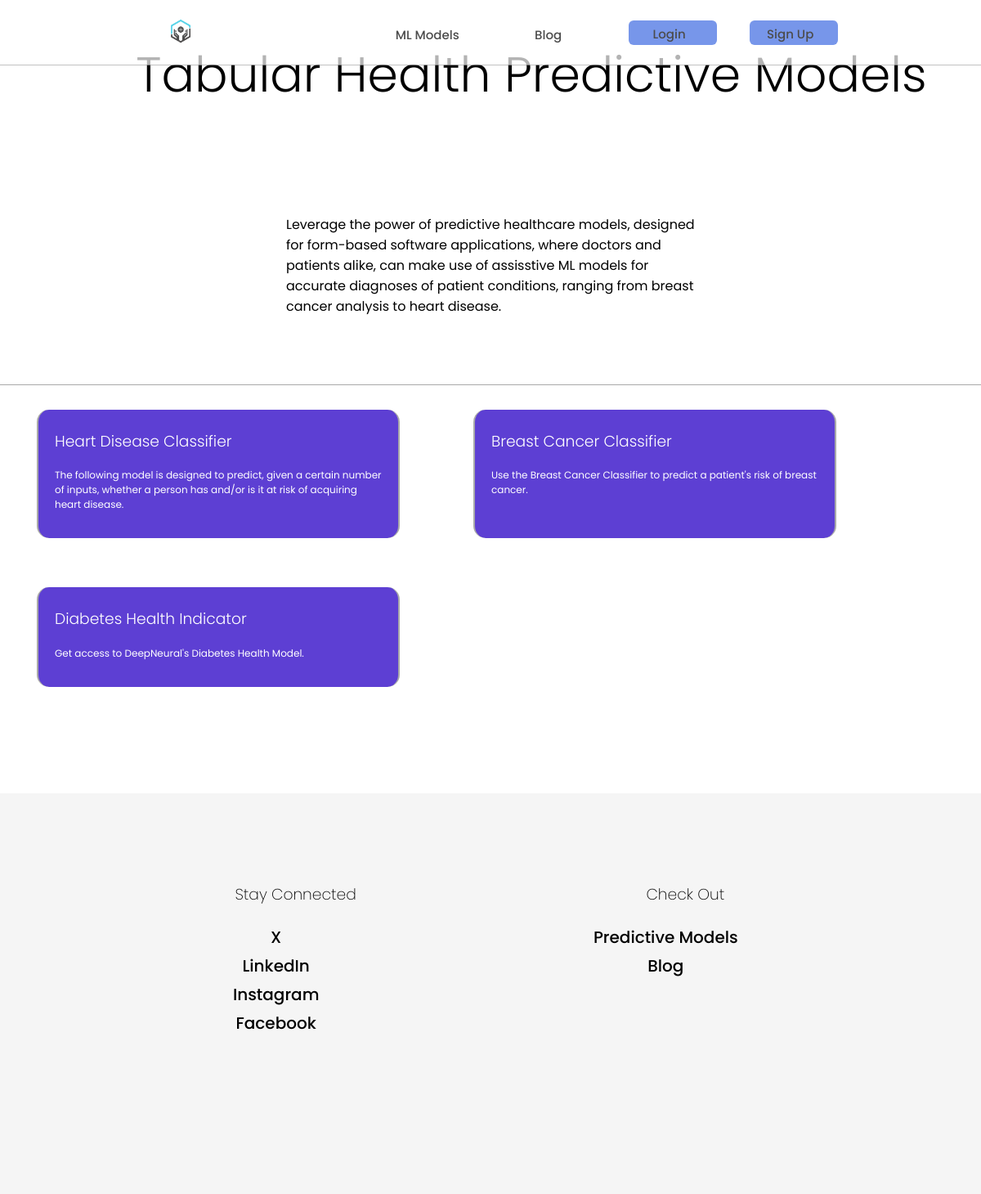
Page /neural/tabular_models/ on the committed database.
### neural/models.py (models this page shows, shortened)
class TabularModels(models.Model):
    model_name = models.CharField(max_length=100)
    model_description = models.CharField(max_length=200)
    template_name = models.CharField(max_length=200)

### neural/views.py (the view)
# urls.py: path("tabular_models/", views.tabular_models, name="tabular_models"),
def tabular_models(request):
    tabular_mls = TabularModels.objects.all()
    context = {
        "tabular_models": tabular_mls
    }
    return render(request, "neural/tabular_models.html", context)

### neural/templates/neural/tabular_models.html (shortened to what this page needs)
{% extends "./base.html" %}
{% load static %}
 {% block head %}
 <link type="text/css" href="{% static 'neural/styles.css' %}" rel="stylesheet">
{% endblock %}
{% block header %}
  <nav id="nav">
    <span class="nav-item title"><a href="{% url 'home' %}"><img id="logo" src="{% static '/neural/DeepNeural_Logo_Main.png'%}"></a></span>
    <div class="loginSection">
      <span  class="nav-item"><a href="{% url 'predictive_models' %}">ML Models</a></span>
      <span  class="nav-item"><a href="{% url 'deepneural_blog' %}">Blog</a></span>
    {% if user.is_authenticated %}
        <span class="nav-item"><a href="{% url 'chatbot' %}">Anxio</a></span>
        <span class="nav-item"><a href="{% url 'deep_visual' %}">DeepVisual</a></span>
        <span id="logout" class="nav-item"><a>{% include "registration/_logout.html" %}</a></span>
        <div>
          <i class="fa-regular fa-user"></i>
        </div>
    {% else %}
      <span id="login" class="nav-item"><a href="{% url 'login' %}">Login</a></span>
      <span id="sign-up" class="nav-item"><a href="{% url 'sign_up' %}">Sign Up</a></span>
    </div>
    {% endif %}
  </nav>
  <section>
    <div class="blog_title">
     <h2>Tabular Health Predictive Models</h2>
     <div>
       <p style="text-align: left;">
        Leverage the power of predictive healthcare models, designed for
        form-based software applications, where doctors and patients alike,
        can make use of assisstive ML models for accurate diagnoses of patient
        conditions, ranging from breast cancer analysis to heart disease.
       </p>
     </div>
    </div>
  </section>
{% endblock %}
{% block content %}
<main>
    <section class="model_categorization">
        {%  for item in tabular_models %}
          <article id="model_card" class="model_card">
            <h3 class="model_title">{{item.model_name}}</h3>
            <p>{{item.model_description}}</p>
          </article>
        {% endfor %}
    </section>
</main>
{% endblock  %}
{% block footer %}
<section class="company_info">
  <article class="info_cards">
     <h3>Stay Connected</h3>
     <span class="info_cards_span nav-item"><a class="anchor" href="https://x.com/DNeural76430">X</a></span>
     <span class="info_cards_span nav-item"><a class="anchor" href="https://www.linkedin.com/company/dneural">LinkedIn</a></span>
     <span class="info_cards_span nav-item"><a class="anchor" href="https://www.instagram.com/deep_neural/">Instagram</a></span>
     <span class="info_cards_span nav-item"><a class="anchor" href="https://www.facebook.com/DeepNeuralCorp/">Facebook</a></span>
  </article>
  <article class="info_cards">
    <h3>Check Out</h3>
    <span class="info_cards_span nav-item"><a class="anchor" href="{% url 'predictive_models' %}">Predictive Models</a></span>
    <span class="info_cards_span nav-item"><a class="anchor" href="{% url 'deepneural_blog' %}">Blog</a></span>
 </article>
</section>
{% endblock %}

### neural/static/neural/styles.css (style rules this page uses)
body { margin: 0%; text-align: center; font-family: "Poppins", serif; }
#nav, .navSecond { display: flex; justify-content:space-evenly; margin:0; padding:18px; position: fixed; top: 0; overflow: hidden; width: 100%; background-color: #fff; opacity: 70%; z-index: 1; border-bottom: solid 1px #A9A9A9; }
#logo { height: 30px; height: 30px; }
.nav-item { margin-right: 40px; font-size: 15px; }
.title { font-size: larger; font-weight: medium; }
.nav-item a { display: inline-block; white-space: nowrap; min-width: 100px; text-decoration: none; color: #000; margin-right:8px; font-weight: 500; padding-top: 5px; }
.company_info { display: flex; justify-content: space-evenly; align-items: flex-start; flex-direction: row; flex-wrap: nowrap; height: 400px; background-color: #f5f5f5; padding-top: 90px; }
.info_cards h3 { width: 230px; font-weight: 200; }
.info_cards_span { display: block; }
.anchor { font-weight: 200; font-size: 20px; }
.blog_title { border-bottom: solid 1px #A9A9A9; display: flex; flex-direction: column; align-items: center; justify-content: center; padding-bottom: 10%; max-height: 350px; }
.blog_title h2 { font-size: 60px; font-weight: 300; text-align: left; margin-left: 100px; margin-bottom: 80px; padding-top: 80px; }
.blog_title p { max-width: 500px; padding: 30px; text-align: left; }
.model_card { display: flexbox; flex-direction: column; flex-wrap: nowrap; background-color: #5D3FD3; padding: 20px; padding-top: 5px; margin-top: 30px; border-radius: 15px; margin-left: 45px; margin-right: 45px; margin-bottom: 30px; border-left: #A9A9A9 solid 2px; border-right: #A9A9A9 solid 2px; text-align: left; color:#fff; cursor: pointer; width: 400px; }
.model_categorization { display: flex; flex-direction: row; max-width: 2000px; flex-wrap: wrap; margin-bottom: 100px; }
.model_card h3 { font-weight: 300; flex:2; }
.model_card p { flex:1; font-size: 12px; }
.loginSection { display: flex; align-items: center; justify-content: space-between; flex-wrap: nowrap; flex-basis: 200px; }
#logout, #login, #sign-up { background-color: #3e6ae1; border-radius: 6px; border: none; min-width: 45px; min-height: 30px; text-align: center; color:#fff; font-family: "Poppins", "serif"; font-weight: 500; }

### rows in the picture
TabularModels: model_name "Heart Disease Classifier", model_description "The following model is designed to predict, given a certain number of inputs, whether a person has and/or is it at risk of acquiring heart disease."
TabularModels: model_name "Breast Cancer Classifier", model_description "Use the Breast Cancer Classifier to predict a patient's risk of breast cancer."
TabularModels: model_name "Diabetes Health Indicator", model_description "Get access to DeepNeural's Diabetes Health Model."
